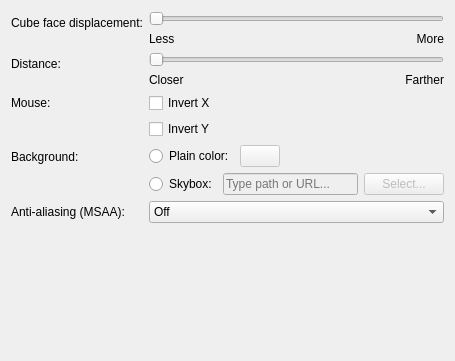
<?xml version="1.0" encoding="UTF-8"?>
<ui version="4.0">
 <class>CubeEffectConfig</class>
 <widget class="QWidget" name="CubeEffectConfig">
  <property name="geometry">
   <rect>
    <x>0</x>
    <y>0</y>
    <width>455</width>
    <height>361</height>
   </rect>
  </property>
  <property name="minimumSize">
   <size>
    <width>400</width>
    <height>250</height>
   </size>
  </property>
  <layout class="QFormLayout" name="formLayout">
   <item row="0" column="0">
    <widget class="QLabel" name="label_2">
     <property name="text">
      <string>Cube face displacement:</string>
     </property>
    </widget>
   </item>
   <item row="0" column="1">
    <layout class="QGridLayout" name="gridLayout">
     <item row="0" column="0" colspan="2">
      <widget class="QSlider" name="kcfg_CubeFaceDisplacement">
       <property name="maximum">
        <number>300</number>
       </property>
       <property name="orientation">
        <enum>Qt::Horizontal</enum>
       </property>
      </widget>
     </item>
     <item row="1" column="0">
      <widget class="QLabel" name="label_less">
       <property name="sizePolicy">
        <sizepolicy hsizetype="Expanding" vsizetype="Preferred">
         <horstretch>0</horstretch>
         <verstretch>0</verstretch>
        </sizepolicy>
       </property>
       <property name="text">
        <string>Less</string>
       </property>
      </widget>
     </item>
     <item row="1" column="1">
      <widget class="QLabel" name="label_more">
       <property name="sizePolicy">
        <sizepolicy hsizetype="Expanding" vsizetype="Preferred">
         <horstretch>0</horstretch>
         <verstretch>0</verstretch>
        </sizepolicy>
       </property>
       <property name="text">
        <string>More</string>
       </property>
       <property name="alignment">
        <set>Qt::AlignRight|Qt::AlignTrailing|Qt::AlignVCenter</set>
       </property>
      </widget>
     </item>
    </layout>
   </item>
   <item row="1" column="0">
    <widget class="QLabel" name="label">
     <property name="text">
      <string>Distance:</string>
     </property>
    </widget>
   </item>
   <item row="1" column="1">
    <layout class="QGridLayout" name="gridLayout_2">
     <item row="0" column="0" colspan="2">
      <widget class="QSlider" name="slider_DistanceFactor">
       <property name="minimum">
        <number>100</number>
       </property>
       <property name="maximum">
        <number>300</number>
       </property>
       <property name="orientation">
        <enum>Qt::Horizontal</enum>
       </property>
      </widget>
     </item>
     <item row="1" column="0">
      <widget class="QLabel" name="label_closer">
       <property name="sizePolicy">
        <sizepolicy hsizetype="Expanding" vsizetype="Preferred">
         <horstretch>0</horstretch>
         <verstretch>0</verstretch>
        </sizepolicy>
       </property>
       <property name="text">
        <string>Closer</string>
       </property>
      </widget>
     </item>
     <item row="1" column="1">
      <widget class="QLabel" name="label_farther">
       <property name="sizePolicy">
        <sizepolicy hsizetype="Expanding" vsizetype="Preferred">
         <horstretch>0</horstretch>
         <verstretch>0</verstretch>
        </sizepolicy>
       </property>
       <property name="text">
        <string>Farther</string>
       </property>
       <property name="alignment">
        <set>Qt::AlignRight|Qt::AlignTrailing|Qt::AlignVCenter</set>
       </property>
      </widget>
     </item>
    </layout>
   </item>
   <item row="2" column="0">
    <widget class="QLabel" name="label_Mouse">
     <property name="text">
      <string>Mouse:</string>
     </property>
    </widget>
   </item>
   <item row="2" column="1">
    <widget class="QCheckBox" name="kcfg_MouseInvertedX">
     <property name="text">
      <string>Invert X</string>
     </property>
    </widget>
   </item>
   <item row="3" column="1">
    <widget class="QCheckBox" name="kcfg_MouseInvertedY">
     <property name="text">
      <string>Invert Y</string>
     </property>
    </widget>
   </item>
   <item row="4" column="0">
    <widget class="QLabel" name="label_4">
     <property name="text">
      <string>Background:</string>
     </property>
    </widget>
   </item>
   <item row="4" column="1">
    <layout class="QVBoxLayout" name="verticalLayout_3">
     <item>
      <layout class="QHBoxLayout" name="horizontalLayout">
       <item>
        <widget class="QRadioButton" name="button_Color">
         <property name="sizePolicy">
          <sizepolicy hsizetype="Minimum" vsizetype="Fixed">
           <horstretch>0</horstretch>
           <verstretch>0</verstretch>
          </sizepolicy>
         </property>
         <property name="text">
          <string>Plain color:</string>
         </property>
        </widget>
       </item>
       <item>
        <widget class="KColorButton" name="kcfg_BackgroundColor">
         <property name="enabled">
          <bool>false</bool>
         </property>
         <property name="flat">
          <bool>false</bool>
         </property>
        </widget>
       </item>
       <item>
        <spacer name="horizontalSpacer">
         <property name="orientation">
          <enum>Qt::Horizontal</enum>
         </property>
         <property name="sizeHint" stdset="0">
          <size>
           <width>40</width>
           <height>20</height>
          </size>
         </property>
        </spacer>
       </item>
      </layout>
     </item>
     <item>
      <layout class="QHBoxLayout" name="horizontalLayout_2">
       <item>
        <widget class="QRadioButton" name="button_SkyBox">
         <property name="text">
          <string>Skybox:</string>
         </property>
        </widget>
       </item>
       <item>
        <widget class="QLineEdit" name="kcfg_SkyBox">
         <property name="enabled">
          <bool>false</bool>
         </property>
         <property name="placeholderText">
          <string>Type path or URL...</string>
         </property>
        </widget>
       </item>
       <item>
        <widget class="QPushButton" name="button_SelectSkyBox">
         <property name="enabled">
          <bool>false</bool>
         </property>
         <property name="text">
          <string>Select...</string>
         </property>
        </widget>
       </item>
      </layout>
     </item>
    </layout>
   </item>
   <item row="5" column="0">
    <widget class="QLabel" name="label_MSAA">
     <property name="text">
      <string>Anti-aliasing (MSAA):</string>
     </property>
     <property name="toolTip">
      <string>Multi-sample anti-aliasing for the cube faces. Higher values trade VRAM and per-frame GPU cost for smoother silhouettes, especially with few desktops (sharp 90°/120° edges). C++ rewrite only — no effect on the legacy QtQuick3D cube.</string>
     </property>
    </widget>
   </item>
   <item row="5" column="1">
    <widget class="QComboBox" name="kcfg_MSAA">
     <item><property name="text"><string>Off</string></property></item>
     <item><property name="text"><string>2x</string></property></item>
     <item><property name="text"><string>4x</string></property></item>
     <item><property name="text"><string>8x</string></property></item>
    </widget>
   </item>
   <item row="6" column="0" colspan="2">
    <widget class="KShortcutsEditor" name="shortcutsEditor" native="true">
     <property name="sizePolicy">
      <sizepolicy hsizetype="Preferred" vsizetype="Preferred">
       <horstretch>0</horstretch>
       <verstretch>0</verstretch>
      </sizepolicy>
     </property>
    </widget>
   </item>
  </layout>
 </widget>
 <customwidgets>
  <customwidget>
   <class>KColorButton</class>
   <extends>QPushButton</extends>
   <header>kcolorbutton.h</header>
  </customwidget>
  <customwidget>
   <class>KShortcutsEditor</class>
   <extends>QWidget</extends>
   <header>kshortcutseditor.h</header>
   <container>1</container>
  </customwidget>
 </customwidgets>
 <resources/>
 <connections>
  <connection>
   <sender>button_SkyBox</sender>
   <signal>toggled(bool)</signal>
   <receiver>button_SelectSkyBox</receiver>
   <slot>setEnabled(bool)</slot>
   <hints>
    <hint type="sourcelabel">
     <x>242</x>
     <y>229</y>
    </hint>
    <hint type="destinationlabel">
     <x>446</x>
     <y>235</y>
    </hint>
   </hints>
  </connection>
  <connection>
   <sender>button_SkyBox</sender>
   <signal>toggled(bool)</signal>
   <receiver>kcfg_SkyBox</receiver>
   <slot>setEnabled(bool)</slot>
   <hints>
    <hint type="sourcelabel">
     <x>242</x>
     <y>229</y>
    </hint>
    <hint type="destinationlabel">
     <x>356</x>
     <y>234</y>
    </hint>
   </hints>
  </connection>
  <connection>
   <sender>button_Color</sender>
   <signal>toggled(bool)</signal>
   <receiver>kcfg_BackgroundColor</receiver>
   <slot>setEnabled(bool)</slot>
   <hints>
    <hint type="sourcelabel">
     <x>196</x>
     <y>175</y>
    </hint>
    <hint type="destinationlabel">
     <x>292</x>
     <y>181</y>
    </hint>
   </hints>
  </connection>
 </connections>
</ui>
